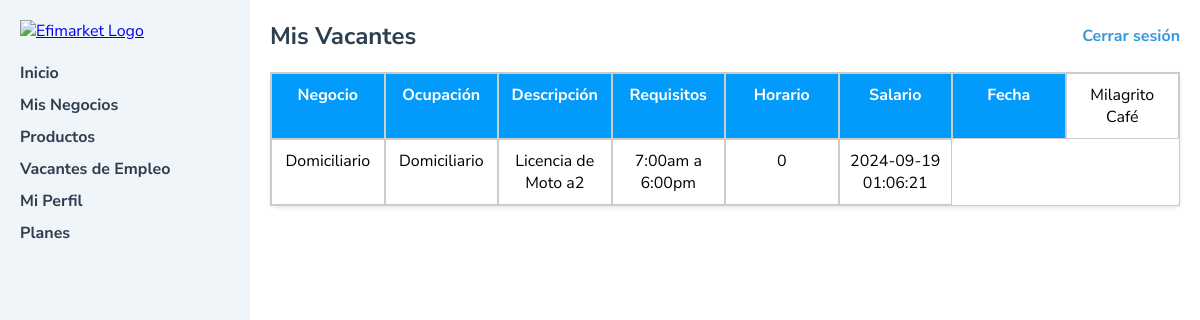
/Vista/usuarios/administracion/vacantes.php (signed in), run on the app's committed database.
### tables this page shows
CREATE TABLE `vacantes` (
  `id_vacante` int(11) NOT NULL,
  `id_negocio` int(11) NOT NULL,
  `ocupacion` varchar(255) NOT NULL,
  `descripcion` text NOT NULL,
  `requisitos` text NOT NULL,
  `horario` varchar(255) NOT NULL,
  `salario` varchar(255) NOT NULL,
  `fecha` timestamp NOT NULL DEFAULT current_timestamp()
);

CREATE TABLE `negocios` (
  `id_negocio` bigint(20) UNSIGNED NOT NULL,
  `id_usuario` int(11) NOT NULL,
  `nombre_negocio` varchar(100) NOT NULL,
  `descripcion` varchar(255) DEFAULT NULL,
  `direccion` varchar(255) DEFAULT NULL,
  `telefono` varchar(20) DEFAULT NULL,
  `sitio_web` varchar(100) DEFAULT NULL,
  `id_categoria` int(11) DEFAULT NULL,
  `horario` varchar(255) NOT NULL,
  `logo` varchar(255) NOT NULL
);

### Modelo/modelo.php (called while the page is built, shortened)
<?php
class Modelo
{
    private $conexion;
    public function __construct()
    {
        $this->conexion = new mysqli('localhost', 'root', '', 'efimarket');
    }
    public function obtenerVacantesPorNegocio($id_usuario)
    {
        $stmt = $this->conexion->prepare("
        SELECT v.id_vacante, v.ocupacion, v.descripcion, v.requisitos, v.horario, v.salario, v.fecha, n.nombre_negocio
        FROM vacantes v
        JOIN negocios n ON v.id_negocio = n.id_negocio
        WHERE n.id_usuario = ?
    ");
        $stmt->bind_param("i", $id_usuario);
        $stmt->execute();
        $result = $stmt->get_result();
        $vacantes = [];
        while ($row = $result->fetch_assoc()) {
            $vacantes[] = $row;
        }
        return $vacantes;
    }
}

### Vista/usuarios/administracion/vacantes.php (the view, shortened to what this page needs)
<?php
require_once '../../../Modelo/modelo.php';
$modelo = new Modelo();
$vacantes = $modelo->obtenerVacantesPorNegocio($_SESSION['id_usuario']);
?>
<!DOCTYPE html>
<html lang="es">
<head>
    <link rel="stylesheet" href="admin.css">
</head>
<body>
    <div class="sidebar">
        <a href="../../index.php" class="logo">
            <img src="../../images/letras.png" alt="Efimarket Logo">
        </a>
        <ul class="menu">
            <li><a href="panel.php">Inicio</a></li>
            <li><a href="negocios.php">Mis Negocios</a></li>
            <li><a href="productos.php">Productos</a></li>
            <li><a href="vacantes.php">Vacantes de Empleo</a></li>
            <li><a href="../clientes/perfil.php">Mi Perfil</a></li>
            <li><a href="planes.php">Planes</a></li>
        </ul>
    </div>
    <div class="main-content">
        <header>
            <h1>Mis Vacantes</h1>
            <a href="../../../Controlador/logout.php">Cerrar sesión</a>
        </header>
        <div class="content">
            <div class="vacantesGrid">
                <div class="header">Negocio</div>
                <div class="header">Ocupación</div>
                <div class="header">Descripción</div>
                <div class="header">Requisitos</div>
                <div class="header">Horario</div>
                <div class="header">Salario</div>
                <div class="header">Fecha</div>
                <?php if (empty($vacantes)) : ?>
                <div class="campo" colspan="7">No tienes vacantes creadas. <a href="crearVacante.php">Crear una nueva
                        vacante</a></div>
                <?php else : ?>
                <?php foreach ($vacantes as $vacante) : ?>
                <div class="campo"><?php echo htmlspecialchars($vacante['nombre_negocio']); ?></div>
                <div class="campo"><?php echo htmlspecialchars($vacante['ocupacion']); ?></div>
                <div class="campo"><?php echo htmlspecialchars($vacante['descripcion']); ?></div>
                <div class="campo"><?php echo htmlspecialchars($vacante['requisitos']); ?></div>
                <div class="campo"><?php echo htmlspecialchars($vacante['horario']); ?></div>
                <div class="campo"><?php echo htmlspecialchars($vacante['salario']); ?></div>
                <div class="campo"><?php echo htmlspecialchars($vacante['fecha']); ?></div>
                <?php endforeach; ?>
                <?php endif; ?>
            </div>
        </div>
    </div>
</body>
</html>

### Vista/usuarios/administracion/admin.css (style rules this page uses)
* { font-family: "Nunito Sans", sans-serif; }
body { margin: 0; padding: 0; display: flex; }
.sidebar { width: 250px; height: 100vh; background-color: #f0f5f9; padding: 20px; box-sizing: border-box; overflow-y: auto; }
.logo img { max-width: 100%; }
.menu { list-style: none; padding: 0; margin-top: 20px; margin-right: 30px; }
.menu li { margin-bottom: 10px; }
.menu a { text-decoration: none; color: #2c3e50; font-weight: bold; transition: color 0.3s ease; display: block; }
.main-content { flex: 1; padding: 20px; }
header { display: flex; justify-content: space-between; align-items: center; margin-bottom: 20px; }
header h1 { font-size: 24px; color: #2c3e50; margin: 0; text-align: center; }
header a { text-decoration: none; color: #3498db; font-weight: bold; transition: color 0.3s ease; }
.content { background-color: #fff; border-radius: 8px; box-shadow: 0 2px 4px rgba(0, 0, 0, 0.1); }
.header, .campo { padding: 10px; border: 1px solid #ccc; }
.header { background-color: #029bfb; font-weight: bold; text-align: center; color: #fff; }
.campo { display: flex; text-align: center; justify-content: center; }
.vacantesGrid { display: grid; grid-template-columns: repeat(8, 1fr); gap: 0; border: 1px solid #ccc; border-collapse: collapse; }
.vacantesGrid .header, .vacantesGrid .campo { padding: 10px; border: 1px solid #ccc; }
.vacantesGrid .header { background-color: #029bfb; font-weight: bold; text-align: center; color: #fff; }
.vacantesGrid .campo { text-align: center; justify-content: center; }
@media (min-width: 920px) { .main-content { display: block; } }

### data on the page
vacantes: id_negocio.nombre_negocio "Milagrito Café", ocupacion "Domiciliario", descripcion "Domiciliario", requisitos "Licencia de Moto a2", horario "7:00am a 6:00pm", salario "0", fecha "2024-09-19 01:06:21"
